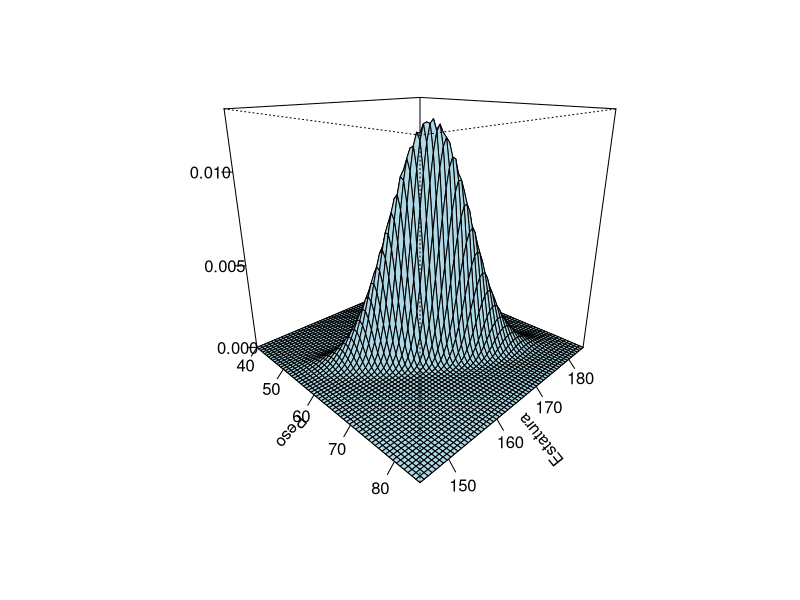
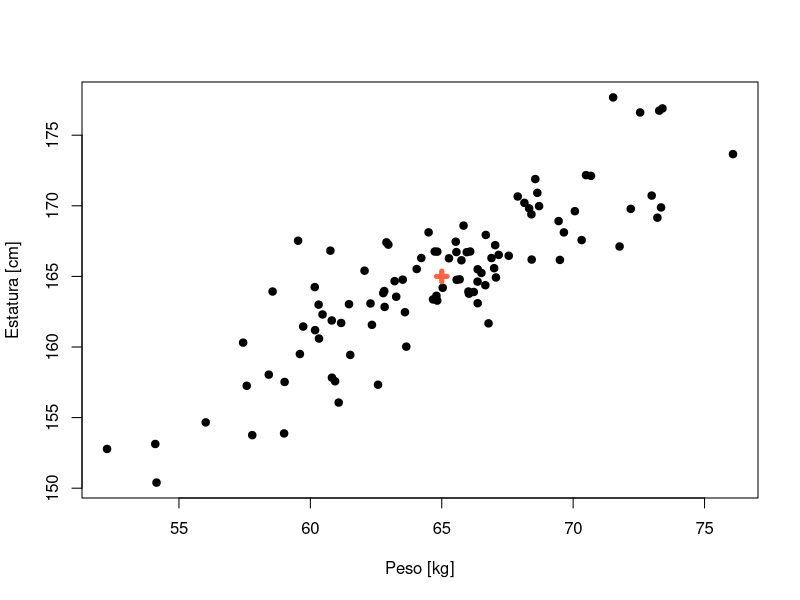

R code for these plots, in order:
## ---- chunk 1
library(mvtnorm)

media <- c(65, 165)
Sigma <- matrix(c(20, 21, 
                 21, 30), nrow=2 , byrow = TRUE) 

N <- 60
Peso     <- seq(from=40, to=85, length.out=N)
Estatura <- seq(from=145, to=185, length.out=N)

densidad_curva <- function(x1, x2){
  dmvnorm(cbind(x1, x2), mean=media, sigma=Sigma)  
}

probX <- outer(Peso, Estatura, FUN="densidad_curva")

persp(Peso, Estatura, probX, theta=45, phi=20, zlim=c(0, 0.013),
      xlab="Peso",ylab="Estatura", zlab="", ticktype="detailed",
      nticks=4, col="lightblue")
## ---- chunk 2
library(mvtnorm)

media <- c(65, 165)
Sigma <- matrix(c(20, 21, 
                  21, 30), nrow=2 , byrow = TRUE) 

dmvnorm(c(60, 160), mean=media, sigma=Sigma) # Para A
dmvnorm(c(80, 170), mean=media, sigma=Sigma) # Para B
## ---- chunk 3
require(mvtnorm)
n <- 100
mu <- c(65, 165)
Sigma <- matrix(c(20, 21, 
                  21, 30), ncol=2, nrow=2)
datos <- rmvnorm(n=n, mean=mu, sigma=Sigma)
plot(datos, xlab="Peso [kg]", ylab="Estatura [cm]", pch=19)
points(x=mu[1], y=mu[2], lwd=5, col="tomato", pch=3)
## ---- chunk 4
library(mvtnorm)
mu <- c(65, 165)
Sigma <- matrix(c(20, 21, 
                  21, 30), ncol=2, nrow=2)
pmvnorm(mean=mu, sigma=Sigma, 
        lower=c(-Inf, -Inf), upper=c(60, 160))
## ---- chunk 5
library(mvtnorm)
mu <- c(65, 165)
Sigma <- matrix(c(20, 21, 
                  21, 30), ncol=2, nrow=2)
qmvnorm(p=0.1017746, mean=mu, sigma=Sigma, 
        tail="lower.tail")
